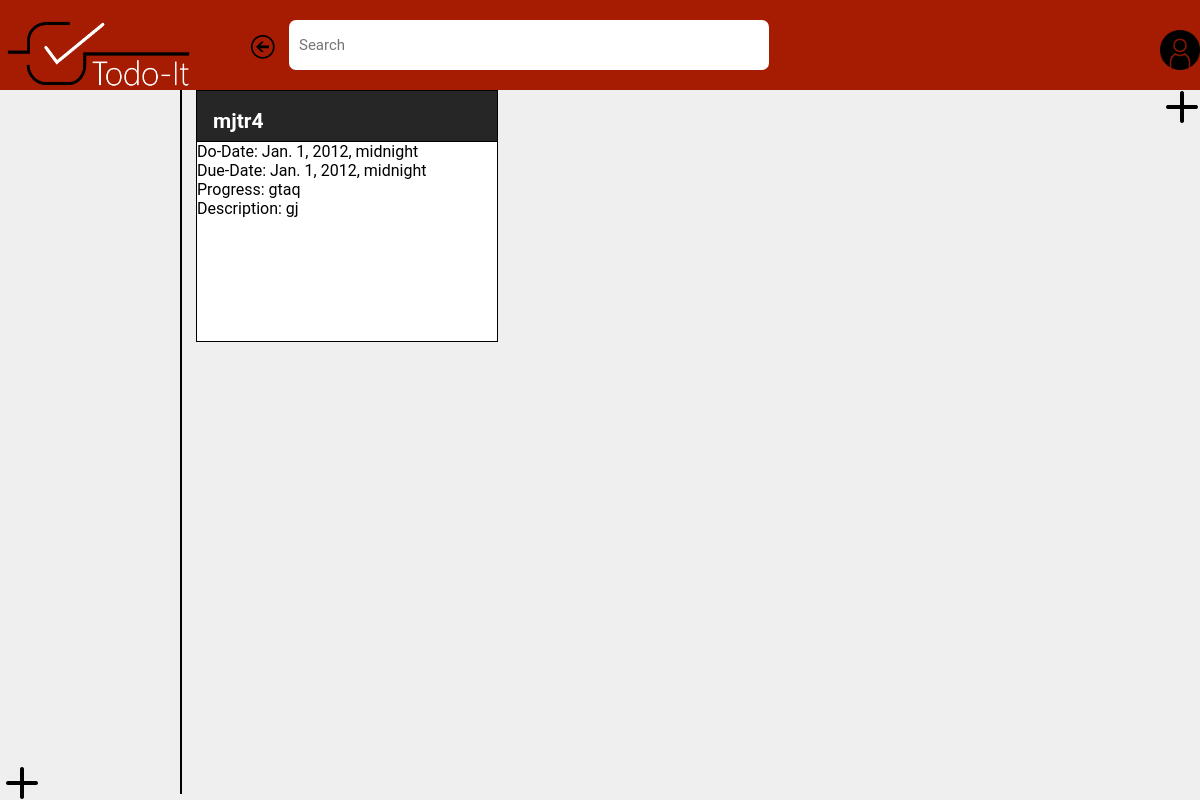
The page /task/home on the database as committed earlier.
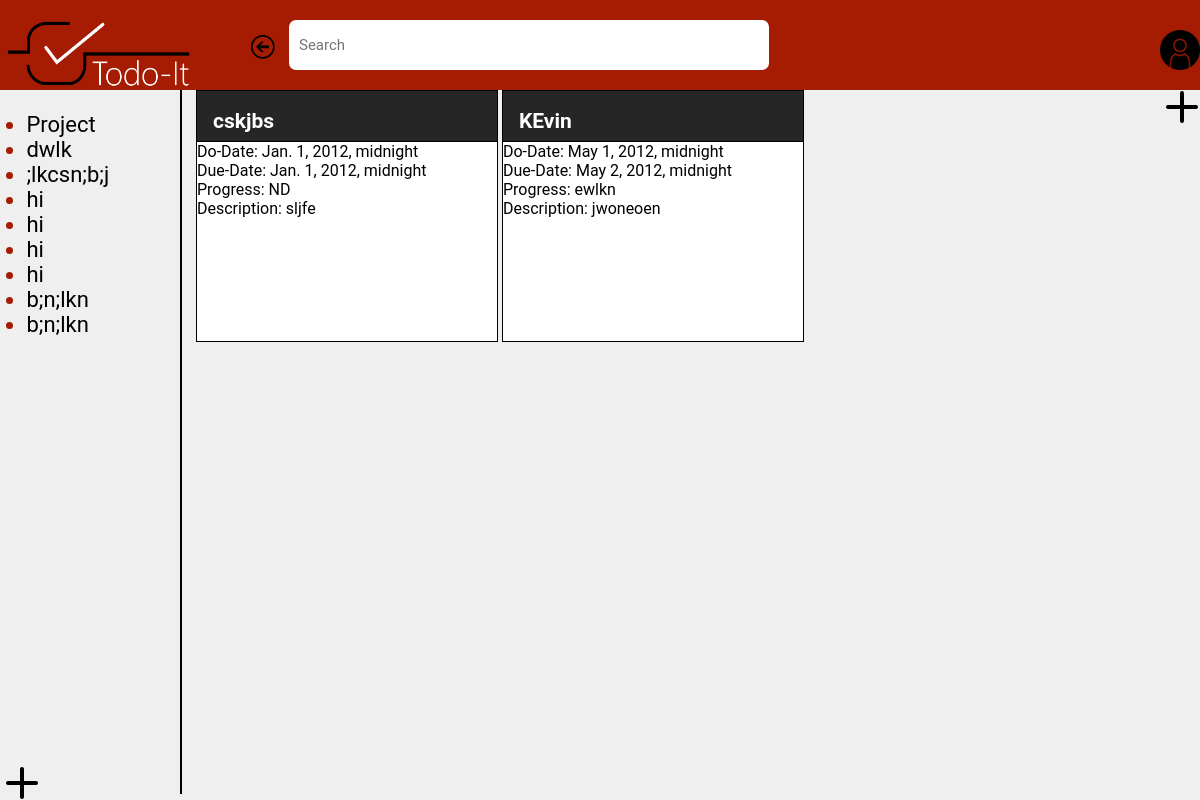
The same page on the database as committed later.
### task/models.py (models this page shows)
class Task(models.Model):
   title = models.CharField(max_length=128) #temp max length
   description = models.CharField(max_length=300, default='Add a description')
   progress = models.CharField(max_length=20,default='Set progress')
   do_date = models.DateTimeField(auto_now=False,auto_now_add=False) #can also be just DateField
   due_date = models.DateTimeField(auto_now=False,auto_now_add=False) #can also be just DateField

class Project(models.Model):
   title = models.CharField(max_length=128) #temp max length
   description = models.CharField(max_length=300, default='Add a description')
   due_date = models.DateTimeField(auto_now=False,auto_now_add=False) #can also be just DateField

### task/views.py (the view)
# urls.py: path('home', views.home, name='home'),
def home(request):
    if request.method == 'POST':
        if 'tasksubmit' in request.POST:
            form = taskform(request.POST)
            form2 = projectform()
            if form.is_valid():
                newtask=Task(title=form.cleaned_data['title'])
                newtask.do_date=form.cleaned_data['dodate']
                newtask.due_date=form.cleaned_data['duedate']
                newtask.progress=form.cleaned_data['progress']
                newtask.description=form.cleaned_data['description']
                newtask.save()
                tasks=Task.objects.all()
                projects=Project.objects.all()
                return render(request, 'task/home.html', {'tasks':tasks,'projects':projects,'form': form, 'form2':form2})
        elif 'projectsubmit' in request.POST:
            form = taskform()
            form2 = projectform(request.POST)
            if form2.is_valid():
                newpro=Project(title=form2.cleaned_data['title'])
                newpro.due_date=form2.cleaned_data['duedate']
                newpro.save()
                tasks=Task.objects.all()
                projects=Project.objects.all()
                users=User.objects.all()
                return render(request, 'task/home.html', {'users':users,'tasks':tasks,'projects':projects,'form': form, 'form2':form2})
    else:
        form = taskform()
        form2 = projectform()
    form = taskform()
    form2 = projectform()
    tasks=Task.objects.all()
    projects=Project.objects.all()
    return render(request, 'task/home.html', {'tasks':tasks,'projects':projects,'form': form, 'form2':form2})

### task/forms.py
class taskform(forms.Form):
    title = forms.CharField(label='Title', max_length=128)
    dodate = forms.DateTimeField(label='Do-Date')
    duedate = forms.DateTimeField(label='Due-Date')
    progress = forms.CharField(label='Progress', max_length=20)
    description = forms.CharField(label='Description', max_length=100)

class projectform(forms.Form):
    title = forms.CharField(label='Title', max_length=128)
    duedate = forms.DateTimeField(label='Due-Date')

### task/templates/task/home.html (shortened to what this page needs)
<!DOCTYPE html>
<html>
    <head>
      {% load static %}
      <link rel="stylesheet" type="text/css" href="{% static 'task/css/home.css' %}">
    </head>
    <body>
        <div class="topnav">
            <a class="active" href="home"><img src="{% static 'task/images/Logo (White).png' %}" height=90px width=200px align="left"></a>
            <div class="active">
                <a class="active" href="home"><img src="{% static 'task/images/arrow.png' %}" height =25px width=25px></a>
                <input type="text" placeholder="Search">
                <a class="active" href="{% url 'login' %}"> <img src="{% static 'task/images/user.png' %}" height=40px width=40px align="right"></a>
            </div>
        </div>
        <div class = "sidenav">
                <ul id="projectList">
                    {% for result in projects %}
                    <li> <span style="color:black">{{ result.title }}</span></li>
                    {% endfor %}
                </ul>
            <button onclick="document.getElementById('id02').style.display='block'"><img src="{% static 'task/images/plus.png' %}" width=25% height=25% align="left" padding-right="1px"></button>
        </div>
        <div class = "mainWindow">
            <button onclick="document.getElementById('id01').style.display='block'"><img src="{% static 'task/images/plus.png' %}" width=25% height=25% align="right"></button>
             {% for result in tasks %}
             <div class="subprojects">
                        <header class="subprojects-title">
                        <h2>{{result.title}}</h2>
                        </header>
                        <div class="subprojects-content">
                            Do-Date: {{result.do_date}}<br/>
                            Due-Date: {{result.due_date}}<br/>
                            Progress: {{result.progress}}<br/>
                            Description: {{result.description}}<br/>
                    </div>
                </div>
             {% endfor %}
        </div>
    </body>
</html>

Rows that differ between the two databases and show on the page:
removed Task: title "mjtr4", do_date "Jan. 1, 2012, midnight", due_date "Jan. 1, 2012, midnight", progress "gtaq", description "gj"
added Project: title "Project"
added Project: title "dwlk"
added Project: title ";lkcsn;b;j"
added Project: title "hi"
added Project: title "hi"
added Project: title "hi"
added Project: title "hi"
added Project: title "b;n;lkn"
added Project: title "b;n;lkn"
added Task: title "cskjbs", do_date "Jan. 1, 2012, midnight", due_date "Jan. 1, 2012, midnight", progress "ND", description "sljfe"
added Task: title "KEvin", do_date "May 1, 2012, midnight", due_date "May 2, 2012, midnight", progress "ewlkn", description "jwoneoen"
